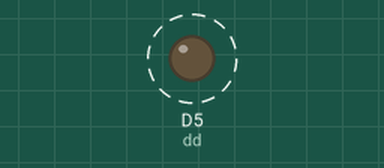
Simulated run of this sketch. Board: ESP8266 (NodeMCU). On the bench: output pins drawn as LEDs (lit = HIGH). Dashed ring = blinking.

Above: at 0.3 s.
Timing chart, 0 to 3.0 s (numbered marks = the images above):
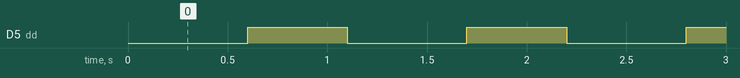

The sketch:

LED-D1.ino
```cpp
static const uint8_t dd   = D5;


void setup() {
  pinMode(dd, OUTPUT);     // Initialize the LED_BUILTIN pin as an output
}

// the loop function runs over and over again forever
void loop() {
  digitalWrite(dd, LOW);   // Turn the LED on (Note that LOW is the voltage level
                                    // but actually the LED is on; this is because
                                    // it is acive low on the ESP-01)
  delay(600);                      // Wait for a second
  digitalWrite(dd, HIGH);  // Turn the LED off by making the voltage HIGH
  delay(500);                      // Wait for two seconds (to demonstrate the active low LED)
}
```

Measured:
- by itself, D5 (dd): alternates HIGH for 0.50 s and LOW for 0.60 s
